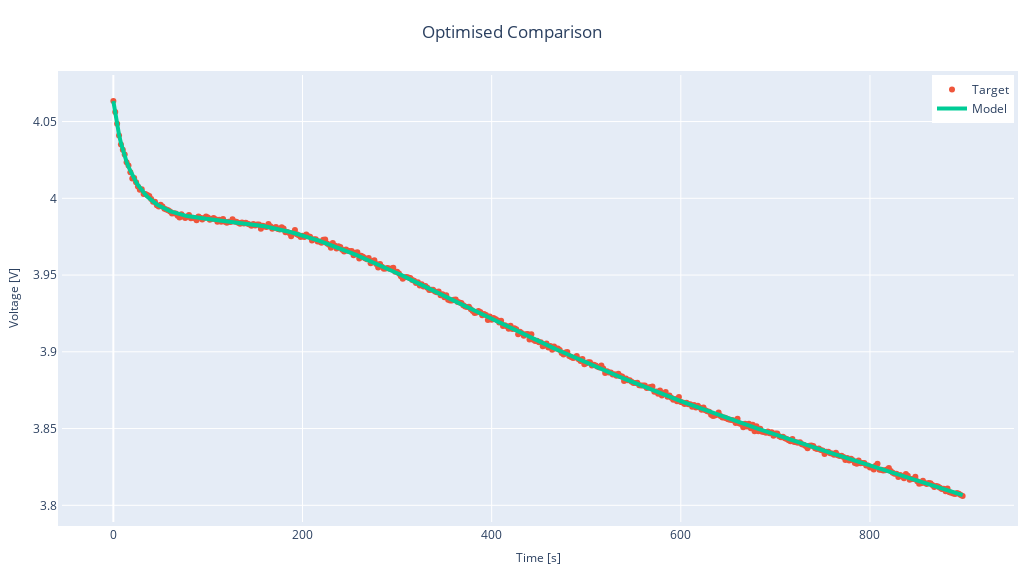

This figure's notebook cell:
### Markdown cell above
### Comparing System Response

We can quickly plot the system's response using the estimated parameters compared to the target:

### Code cell
pybop.quick_plot(x, cost, title="Optimised Comparison");

### Figure 1 — Plotly figure (JSON) as saved in the notebook; plotly's stock layout.template omitted (floating-point values rounded to 4 significant figures; data arrays with more than 128 entries replaced by an {"elided": "..."} marker saying what was removed)
{"data": [{"fill": "toself", "fillcolor": "rgba(255,229,204,0.8)", "hoverinfo": "skip", "line": {"color": "rgba(255,255,255,0)"}, "showlegend": false, "type": "scatter", "x": {"elided": "900 int values"}, "y": {"elided": "900 float values"}}, {"mode": "markers", "name": "Target", "type": "scatter", "x": {"elided": "450 int values"}, "y": {"elided": "450 float values"}}, {"line": {"width": 4}, "mode": "lines", "name": "Model", "type": "scatter", "x": {"elided": "450 int values"}, "y": {"elided": "450 float values"}}], "layout": {"autosize": false, "height": 576, "legend": {"font": {"size": 12}, "x": 1, "xanchor": "right", "y": 1, "yanchor": "top"}, "margin": {"b": 10, "l": 10, "pad": 4, "r": 10, "t": 75}, "showlegend": true, "title": {"text": "Optimised Comparison", "x": 0.5}, "width": 1024, "xaxis": {"autorange": true, "range": [-54.31, 952.3], "tickfont": {"size": 12}, "title": {"font": {"size": 12}, "text": "Time [s]"}, "type": "linear"}, "yaxis": {"autorange": true, "range": [3.789, 4.08], "tickfont": {"size": 12}, "title": {"font": {"size": 12}, "text": "Voltage [V]"}, "type": "linear"}}}
